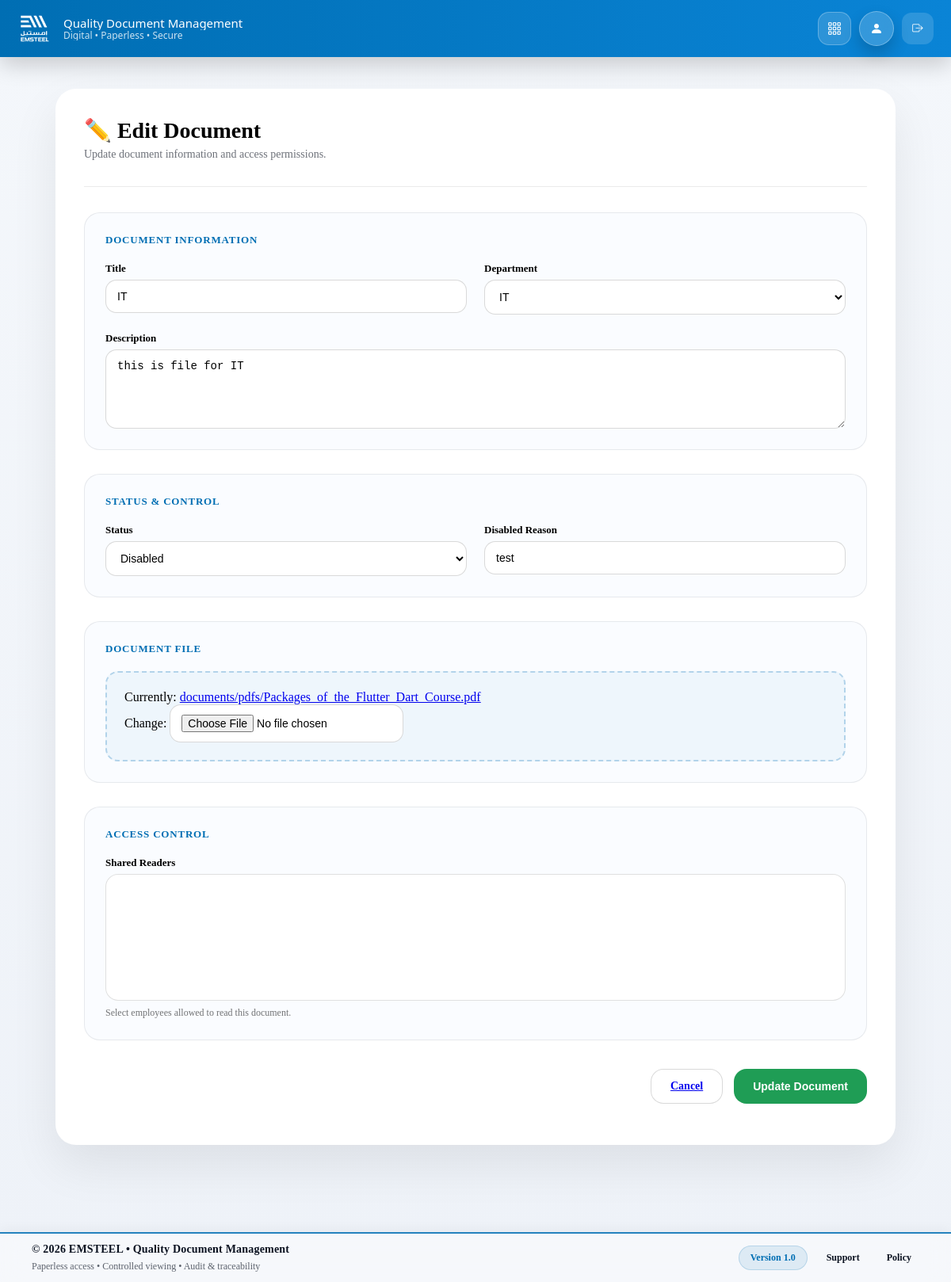
The page /documents/edit/1/ (signed in) on the database as committed earlier.
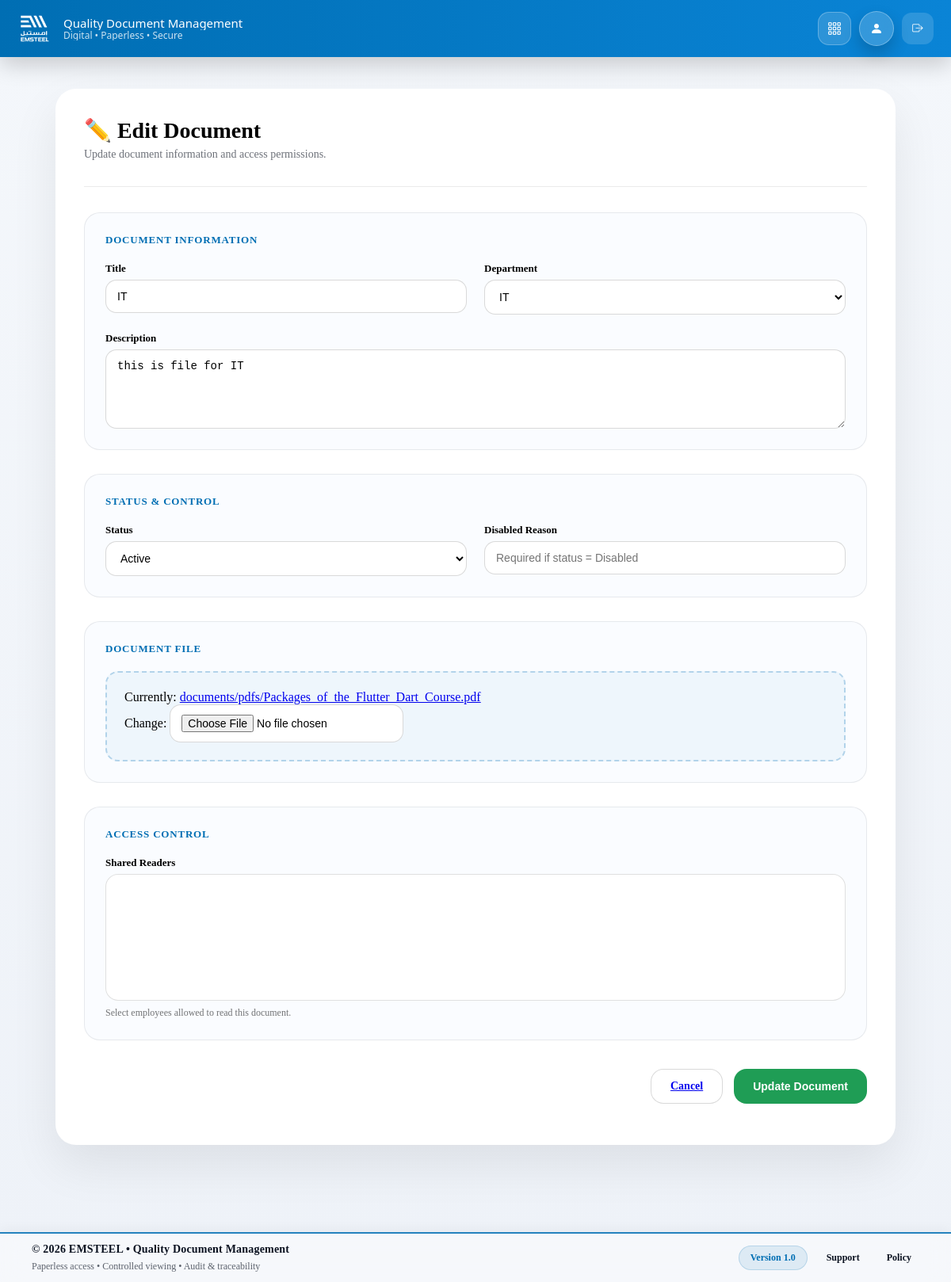
The same page on the database as committed later.
### documents/models.py (models this page shows, shortened)
class Document(models.Model):
    class Status(models.TextChoices):
        ACTIVE = "active", "Active"
        DISABLED = "disabled", "Disabled"
        ARCHIVED = "archived", "Archived"
    title = models.CharField(max_length=255, db_index=True)
    description = models.TextField(blank=True)
    department = models.ForeignKey(
        Department,
        on_delete=models.CASCADE,
        related_name="documents",
        help_text="Target department for this document"
    )
    pdf_file = models.FileField(upload_to="documents/pdfs/")
    status = models.CharField(
        max_length=20,
        choices=Status.choices,
        default=Status.ACTIVE,
        db_index=True
    )
    disabled_reason = models.CharField(max_length=255, blank=True)
    created_by = models.ForeignKey(
        settings.AUTH_USER_MODEL,
        on_delete=models.SET_NULL,
        null=True,
        related_name="created_documents"
    )
    readers = models.ManyToManyField(
        settings.AUTH_USER_MODEL,
        blank=True,
        related_name="shared_documents",
        help_text="Specific users allowed to read this document."
    )
    created_at = models.DateTimeField(auto_now_add=True, db_index=True)
    updated_at = models.DateTimeField(auto_now=True)
    class Meta:
        ordering = ["-updated_at"]
        indexes = [
            models.Index(fields=["status"]),
            models.Index(fields=["department"]),
        ]

### documents/views.py (the view)
# urls.py: path("edit/<int:pk>/", views.document_edit, name="edit"),
@login_required
def document_edit(request, pk):
    user = request.user
    if not _can_manage_docs(user):
        messages.error(request, "You are not allowed to edit documents.")
        return redirect("documents:list")
    document = get_object_or_404(Document, pk=pk)
    if request.method == "POST":
        form = DocumentForm(request.POST, request.FILES, instance=document, user=request.user)
        if form.is_valid():
            form.save()
            DocumentActivity.objects.create(
                document=document,
                user=user,
                department=_department_of(user),
                action=DocumentActivity.Action.EDIT,
            )
            messages.success(request, "Document updated successfully.")
            return redirect("documents:list")
    else:
        form = DocumentForm(instance=document, user=request.user)
    return render(
        request,
        "qms-templates/document_form.html",
        {"form": form, "document": document},
    )

### accounts/models.py (called while the page is built)
    def __str__(self):
        return self.name

### accounts/permissions.py (called while the page is built)
def _is_auth(user) -> bool:
    return bool(user and getattr(user, "is_authenticated", False))

def in_group(user, group_name: str) -> bool:
    if not _is_auth(user):
        return False
    return user.groups.filter(name=group_name).exists()

def is_quality(user) -> bool:
    return in_group(user, GROUP_QUALITY)

def is_admin_role(user) -> bool:
    return in_group(user, GROUP_ADMIN)

### documents/views.py (called while the page is built)
def _can_manage_docs(user) -> bool:
    return bool(
        is_quality(user)
        or is_admin_role(user)
        or getattr(user, "is_superuser", False)
    )

### templates/qms-templates/document_form.html (shortened to what this page needs)
{% include "qms-templates/header.html" %}
<div class="page">
  <div class="card">
    <div class="card-header">
      {% if document %}
        <h2>✏️ Edit Document</h2>
        <p>Update document information and access permissions.</p>
      {% else %}
        <h2>⬆ Upload New Document</h2>
        <p>Create a controlled document inside the QMS system.</p>
      {% endif %}
    </div>
    <form method="post" enctype="multipart/form-data">
      <div class="section">
        <h4>Document Information</h4>
        <div class="grid-2">
          <div class="form-group">
            <label>Title</label>
            {{ form.title }}
          </div>
          <div class="form-group">
            <label>Department</label>
            {{ form.department }}
          </div>
        </div>
        <div class="grid-1" style="margin-top:22px;">
          <div class="form-group">
            <label>Description</label>
            {{ form.description }}
          </div>
        </div>
      </div>
      <div class="section">
        <h4>Status & Control</h4>
        <div class="grid-2">
          <div class="form-group">
            <label>Status</label>
            {{ form.status }}
          </div>
          <div class="form-group">
            <label>Disabled Reason</label>
            {{ form.disabled_reason }}
          </div>
        </div>
      </div>
      <div class="section">
        <h4>Document File</h4>
        <div class="file-box">
          {{ form.pdf_file }}
        </div>
      </div>
            <div class="section" id="accessSection" style="display:none;">
            <h4>Access Control</h4>
            <div class="form-group">
                <label>Shared Readers</label>
                <div class="readers-box">
                <select name="readers" id="readersSelect" multiple></select>
                </div>
                <div class="readers-hint">
                Select employees allowed to read this document.
                </div>
            </div>
            </div>
      <div class="actions">
        <a href="{% url 'documents:list' %}" class="btn btn-secondary">Cancel</a>
        {% if document %}
          <button type="submit" class="btn btn-success">Update Document</button>
        {% else %}
          <button type="submit" class="btn btn-primary">Create Document</button>
        {% endif %}
      </div>
    </form>
  </div>
</div>
{% include "qms-templates/footer.html" %}

Rows that differ between the two databases and show on the page:
changed Document "IT": status "Disabled" → "Active"; disabled_reason "test" → (not shown)
